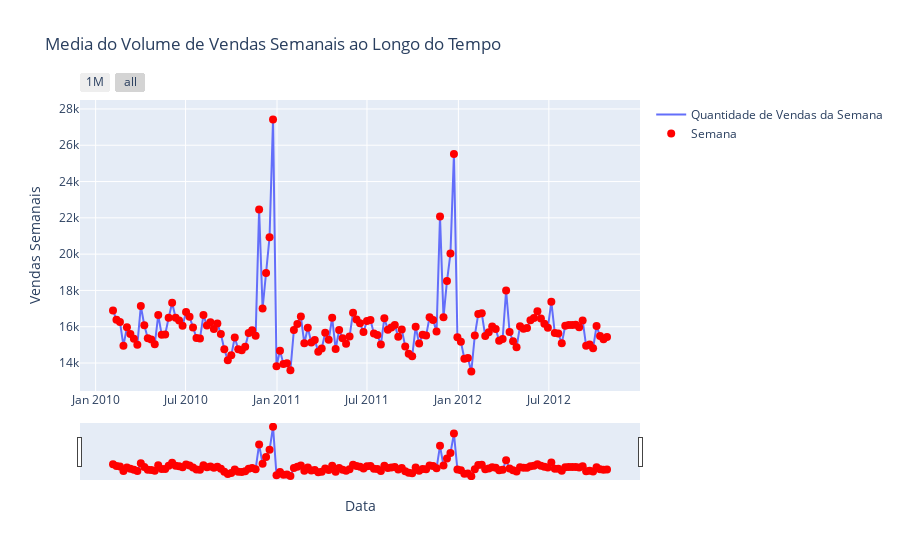

Notebook code cell kept with this figure:
### Markdown cell above
Lojas e Departamentos

### Code cell
import plotly.graph_objects as go

# Criar o gráfico de linha
fig = go.Figure()

avg_sales_per_store_department = df.groupby(['Date'])['Weekly_Sales'].mean().reset_index()

fig.add_trace(go.Scatter(x=avg_sales_per_store_department['Date'], y=avg_sales_per_store_department['Weekly_Sales'], mode='lines', name='Quantidade de Vendas da Semana'))
fig.add_trace(go.Scatter(x=avg_sales_per_store_department['Date'], y=avg_sales_per_store_department['Weekly_Sales'], mode='markers', name='Semana', marker=dict(color='red', size=8)))

# Adicionar título e rótulos dos eixos
fig.update_layout(title='Media do Volume de Vendas Semanais ao Longo do Tempo',
                   xaxis_title='Data',
                   yaxis_title='Vendas Semanais')

fig.update_layout(
    xaxis=dict(
        rangeselector=dict(
            buttons=list([
                dict(count=30,
                     label="1M",
                     step="day",
                     stepmode="todate"),
                dict(step="all")
            ])
        ),
        rangeslider=dict(
            visible=True
        ),
        type="date"
    )
)


fig.show()

### Figure 1 — Plotly figure (JSON) as saved in the notebook; plotly's stock layout.template omitted (floating-point values rounded to 4 significant figures; data arrays with more than 128 entries replaced by an {"elided": "..."} marker saying what was removed)
{"data": [{"mode": "lines", "name": "Quantidade de Vendas da Semana", "type": "scatter", "x": {"elided": "143 str values"}, "y": {"elided": "143 float values"}}, {"marker": {"color": "red", "size": 8}, "mode": "markers", "name": "Semana", "type": "scatter", "x": {"elided": "143 str values"}, "y": {"elided": "143 float values"}}], "layout": {"title": {"text": "Media do Volume de Vendas Semanais ao Longo do Tempo"}, "xaxis": {"rangeselector": {"buttons": [{"count": 30, "label": "1M", "step": "day", "stepmode": "todate"}, {"step": "all"}]}, "rangeslider": {"visible": true}, "title": {"text": "Data"}, "type": "date"}, "yaxis": {"title": {"text": "Vendas Semanais"}}}}
